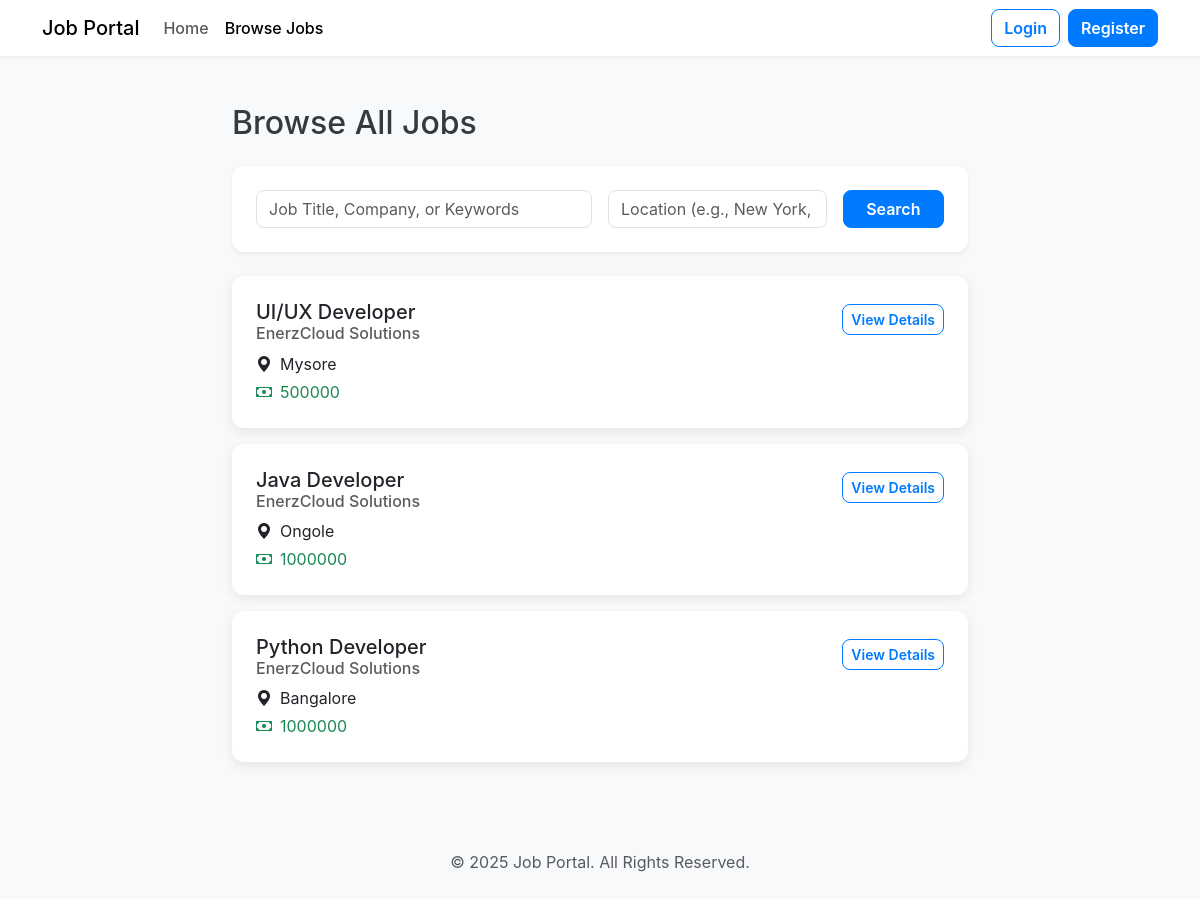
Page /jobs on the committed database.
### app.py (models this page shows, shortened)
class Job(db.Model):
    id = db.Column(db.Integer, primary_key=True)
    title = db.Column(db.String(100), nullable=False)
    description = db.Column(db.Text, nullable=False)
    salary = db.Column(db.String(50))
    location = db.Column(db.String(100), nullable=False)
    company = db.Column(db.String(100), nullable=False)
    timestamp = db.Column(db.DateTime, index=True, default=datetime.utcnow)
    employer_id = db.Column(db.Integer, db.ForeignKey("user.id"))
    applications = db.relationship("Application", backref="job", lazy="dynamic")

### app.py (the view)
@app.route("/jobs", methods=["GET"])
def jobs():
    query = request.args.get("query")
    location = request.args.get("location")
    jobs_query = Job.query.order_by(Job.timestamp.desc())
    if query:
        jobs_query = jobs_query.filter(
            Job.title.ilike(f"%{query}%")
            | Job.description.ilike(f"%{query}%")
            | Job.company.ilike(f"%{query}%")
        )
    if location:
        jobs_query = jobs_query.filter(Job.location.ilike(f"%{location}%"))
    job_listings = jobs_query.all()
    return render_template("jobs.html", jobs=job_listings)

### templates/jobs.html (shortened to what this page needs)
{% extends "base.html" %}
{% block content %}
<div class="row justify-content-center">
    <div class="col-lg-8">
        <h2 class="mb-4">Browse All Jobs</h2>
        <div class="card p-4 mb-4 shadow-sm">
            <form action="{{ url_for('jobs') }}" method="get">
                <div class="row g-3">
                    <div class="col-md-6">
                        <input type="text" class="form-control" name="query" placeholder="Job Title, Company, or Keywords" value="{{ request.args.get('query', '') }}">
                    </div>
                    <div class="col-md-4">
                        <input type="text" class="form-control" name="location" placeholder="Location (e.g., New York, Remote)" value="{{ request.args.get('location', '') }}">
                    </div>
                    <div class="col-md-2">
                        <button type="submit" class="btn btn-primary w-100">Search</button>
                    </div>
                </div>
            </form>
        </div>
        {% if jobs %}
            <div class="row">
                {% for job in jobs %}
                <div class="col-12 mb-3">
                    <div class="card job-listing p-4">
                        <div class="d-flex justify-content-between align-items-start">
                            <div>
                                <h5 class="card-title mb-1">{{ job.title }}</h5>
                                <h6 class="card-subtitle mb-2 text-muted">{{ job.company }}</h6>
                                <p class="card-text mb-1"><i class="bi bi-geo-alt-fill me-2"></i>{{ job.location }}</p>
                                {% if job.salary %}
                                    <p class="card-text text-success"><i class="bi bi-cash me-2"></i>{{ job.salary }}</p>
                                {% endif %}
                            </div>
                            <a href="{{ url_for('job_detail', job_id=job.id) }}" class="btn btn-outline-primary btn-sm mt-1">View Details</a>
                        </div>
                    </div>
                </div>
                {% endfor %}
            </div>
        {% else %}
            <div class="alert alert-warning text-center" role="alert">
                No jobs found matching your criteria.
            </div>
        {% endif %}
    </div>
</div>
{% endblock %}

### static/style.css (style rules this page uses)
body { background-color: #f8f9fa; font-family: -apple-system, BlinkMacSystemFont, "Segoe UI", Roboto, "Helvetica Neue", Arial, sans-serif; color: #343a40; }
.card { border: none; border-radius: 12px; box-shadow: 0 4px 12px rgba(0, 0, 0, 0.08); transition: transform 0.3s ease, box-shadow 0.3s ease; }
.job-listing, .job-detail-card { padding: 20px; }
.btn { border-radius: 8px; font-weight: 600; transition: transform 0.2s ease, box-shadow 0.2s ease, background-color 0.2s ease, color 0.2s ease; }
.btn-primary { background-color: #007bff; border-color: #007bff; }
.btn-outline-primary { color: #007bff; border-color: #007bff; }
.form-control { border-radius: 8px; transition: border-color 0.3s ease, box-shadow 0.3s ease; }

### rows in the picture
Job: title "UI/UX Developer", company "EnerzCloud Solutions", location "Mysore", salary "500000"
Job: title "Java Developer", company "EnerzCloud Solutions", location "Ongole", salary "1000000"
Job: title "Python Developer", company "EnerzCloud Solutions", location "Bangalore", salary "1000000"
